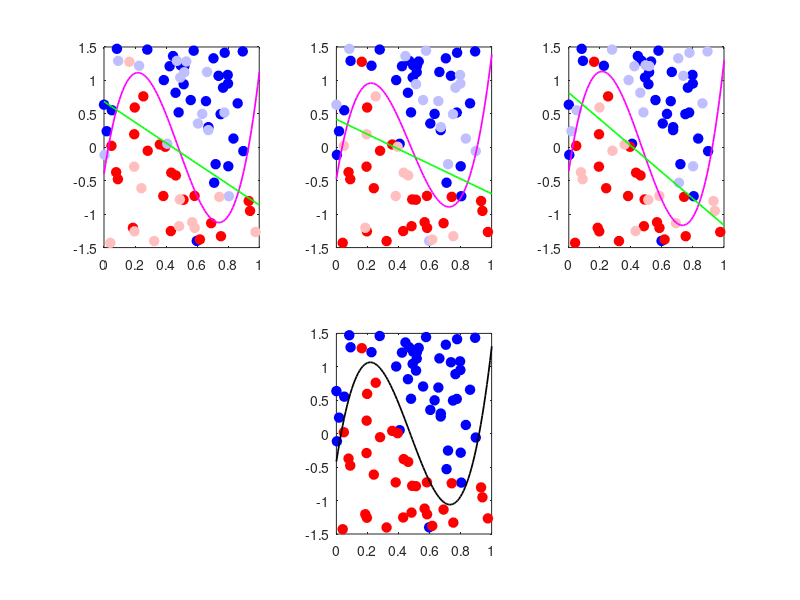
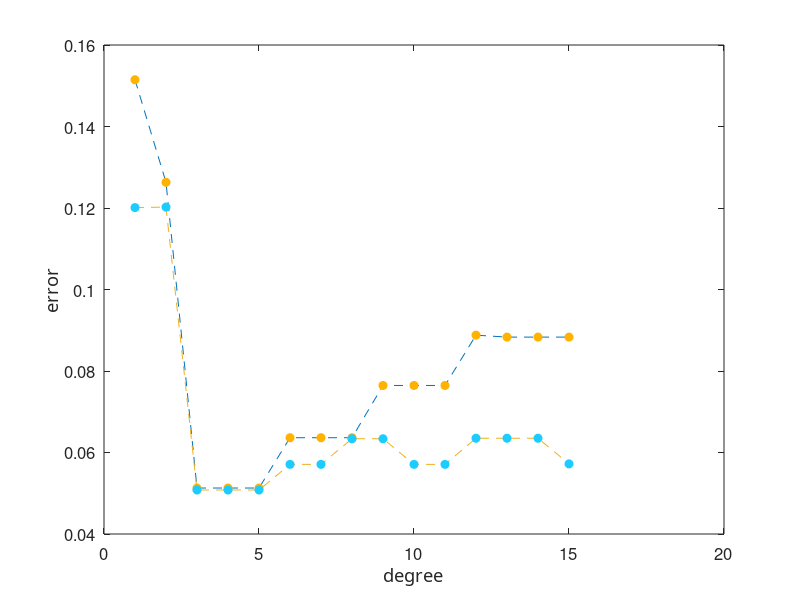
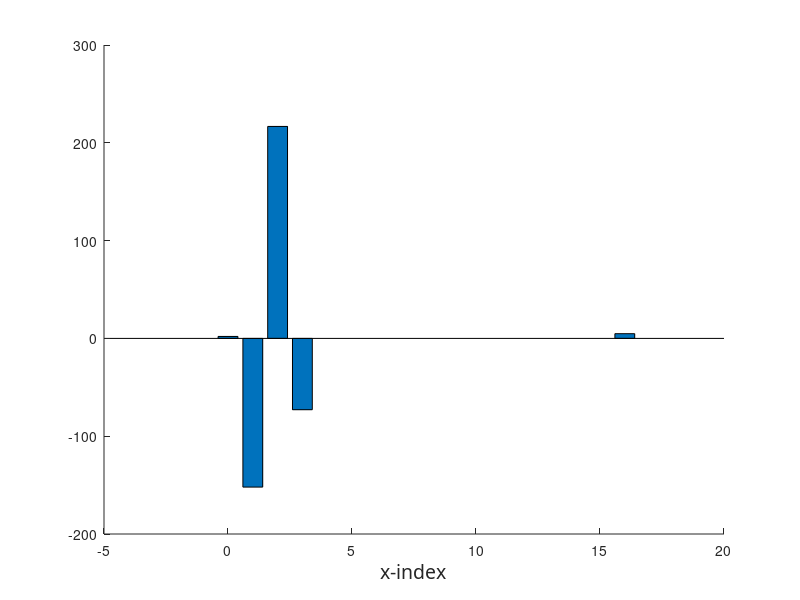

Here is the MATLAB script that generated these plots, in order:
function deg_cross_validation_classification()
% Here is illustrated feature selection with 3-fold cross validation
% using logistic regression and polyonimal features
clear all

% poly degs to look over
poly_degs = 1:15;

% load data etc.,
[A,b] = load_data();

% split points into 3 equal sized sets and plot
c = split_data(A,b);

% do 3-fold cross-validation
cross_validate(A,b,c,poly_degs);  

function c = split_data(a,b)
    % split data into 3 equal sized sets
    K = length(b);
    order = randperm(K);
    c = ones(K,1);
    K = round((1/3)*K);
    c(order(K+1:2*K)) =2;
    c(order(2*K+1:end)) = 3;

    % plot train/test sets for each cross-validation instance
    for j = 1:3
        subplot(2,3,j)
        box on
        plot_pts(a,b,c,j)
    end
end
        
function cross_validate(A_orig,b,c,poly_degs)  
    %%% performs 3-fold cross validation

    % solve for weights and collect test errors
    test_errors = [];
    train_errors = [];

    for i = 1:length(poly_degs)
        % generate features
        poly_deg = poly_degs(i);       
        A = [];
        for k = 1:poly_deg
            A = [A, A_orig(:,1).^(poly_deg + 1 - k)];
        end
        A = [ones(size(A,1),1), A, A_orig(:,2)];

        test_resids = [];
        train_resids = [];
        for j = 1:3
            A_1 = A(find(c ~= j),:);
            b_1 = b(find(c ~= j));
            A_2 = A(find(c==j),:);
            b_2 = b(find(c==j));
            
            % run logistic regression
            x = fast_grad_descent_logistic(A_1,b_1);

            resid = evaluate(A_2,b_2,x);
            test_resids = [test_resids resid];
            resid = evaluate(A_1,b_1,x);
            train_resids = [train_resids resid];
            
        end
        test_errors = [test_errors; test_resids];
        train_errors = [train_errors; train_resids];
    end

    % find best parameter per data-split
    for i = 1:3
        [val,j] = min(test_errors(:,i));
        
        % build features
        poly_deg = poly_degs(j);       
        A = [];
        for k = 1:poly_deg
            A = [A, A_orig(:,1).^(poly_deg + 1 - k)];
        end
        A = [ones(size(A,1),1), A, A_orig(:,2)];
        A_1 = A(find(c ~= i),:);
        b_1 = b(find(c ~= i));
        x = fast_grad_descent_logistic(A_1,b_1);
        
        hold on
        subplot(2,3,i)
        plot_poly(x,poly_deg,'m')
        
        [val,j] = max(test_errors(:,i));
        
        % build features
        poly_deg = poly_degs(j);       
        A = [];
        for k = 1:poly_deg
            A = [A, A_orig(:,1).^(poly_deg + 1 - k)];
        end
        A = [ones(size(A,1),1), A, A_orig(:,2)];
        
        A_1 = A(find(c ~= i),:);
        b_1 = b(find(c ~= i)); 
        x = fast_grad_descent_logistic(A_1,b_1);

        hold on
        subplot(2,3,i)
        plot_poly(x,poly_deg,'g')
    end
    test_ave = mean(test_errors');
    [val,j] = min(test_ave);
    
    % plot best separator for all data
    poly_deg = poly_degs(j);       
    A = [];
    for k = 1:poly_deg
        A = [A, A_orig(:,1).^(poly_deg + 1 - k)];
    end
    A = [ ones(size(A,1),1) ,A, A_orig(:,2)];
    xmin= fast_grad_descent_logistic(A,b);
    
    hold on
    subplot(2,3,5)
    plot_poly(xmin,poly_deg,'k')
    box on
    set(gcf,'color','w');

    % plot training and testing errors
    figure(2)
    s = mean(test_errors');
    plot(poly_degs,s,'--','MarkerEdgeColor',[1 0.7 0],'MarkerFaceColor',[1 0.7 0])
    hold on
    plot(poly_degs,s,'o','MarkerEdgeColor',[1 0.7 0],'MarkerFaceColor',[1 0.7 0])
    hold on
    
    s = mean(train_errors');
    plot(poly_degs,s,'--','MarkerEdgeColor',[0.1 0.8 1],'MarkerFaceColor',[0.1 0.8 1])
    hold on
    plot(poly_degs,s,'o','MarkerEdgeColor',[0.1 0.8 1],'MarkerFaceColor',[0.1 0.8 1])
    set(gcf,'color','w');
    box on
    xlabel('degree','Fontsize',14,'FontName','cmr10')
    ylabel('error','Fontsize',14,'FontName','cmr10')
    set(get(gca,'YLabel'),'Rotation',90)
%     set(gca,'YTickLabel',[])
%     set(gca,'YTick',[])
    set(gcf,'color','w');
    set(gca,'FontSize',12); 
    
    figure(3)
    z = zeros(length(poly_degs) + 2,1);
    z(1:length(xmin) - 1) = xmin(1:end - 1);
    z(end) = xmin(end);
    bar(0:length(z)-1,z);
    xlabel('x-index','Fontsize',14,'FontName','cmr10')
    set(gcf,'color','w');
    box off
end
    
function plot_poly(x,poly_deg,color)
    % Generate poly seperator
    range = [0:0.01:10];
    x_new = -x/x(end);
    t = 0;
    for i = 1:poly_deg
        t = t + x_new(i+1)*range.^(poly_deg + 1 - i);
    end
    t = t + x_new(1);

    % plot separator
    plot(range,t,color,'linewidth',1.25);
    axis([0 1 -1.5 1.5])

end

function plot_pts(A,b,c,j)
    
    % plot training set
    ind = find(c ~= j);
    ind2 = find(b(ind) == 1);
    ind3 = ind(ind2);
    plot(A(ind3,1),A(ind3,2),'o','MarkerEdgeColor','b','MarkerFaceColor','b','MarkerSize',7)
    hold on
    ind2 = find(b(ind) == -1);
    ind3 = ind(ind2);
    plot(A(ind3,1),A(ind3,2),'o','MarkerEdgeColor','r','MarkerFaceColor','r','MarkerSize',7)
    
    % plot test set?
    ind = find(c == j);
    ind2 = find(b(ind) == 1);
    ind3 = ind(ind2);
    plot(A(ind3,1),A(ind3,2),'o','MarkerEdgeColor',[0.75 0.75 1],'MarkerFaceColor',[0.75 0.75 1],'MarkerSize',7)

    hold on
    ind2 = find(b(ind) == -1);
    ind3 = ind(ind2);
    plot(A(ind3,1),A(ind3,2),'o','MarkerEdgeColor',[1 0.75 0.75],'MarkerFaceColor',[1 0.75 0.75],'MarkerSize',7)
end

function [A,b] = load_data()
           
    data = load('new_sin_class_approx_data.mat');
    data = data.data;
    A = data(:,1:end - 1);
    b = data(:,end);

    % Generate points and plot
    subplot(2,3,5)
    ind = find(b == 1);
    plot(A(ind,1),A(ind,2),'o','MarkerEdgeColor','b','MarkerFaceColor','b','MarkerSize',7)
    hold on
    ind = find(b == -1);
    plot(A(ind,1),A(ind,2),'o','MarkerEdgeColor','r','MarkerFaceColor','r','MarkerSize',7)
end

function x = fast_grad_descent_logistic(A,b)
    % Initializations 
    L = norm(A)^2;
    alpha = 4/L;
    x = randn(size(A,2),1);
    y = x;
    grad = 1;
    iter = 1;
    max_its = 2000;
    A = diag(b)*A;
    % main loop
    while norm(grad) > 10^-5 && iter <= max_its 
        % form gradient and take accelerated step
        x0 = x;
        grad = - (A'*(sigmoid(-A*y)));
        x = y - alpha*grad;
        y = x + iter/(iter+3)*(x - x0);
        iter = iter + 1;
    end

    % sigmoid function
    function y = sigmoid(z)
    y = 1./(1+exp(-z));
    end

end


function score = evaluate(A,b,x)
    % compute score of trained model on test data

    score = 0;  % initialize
    s = A*x;
    ind = find(s > 0);
    s(ind) = 1;
    ind = find(s <= 0);
    s(ind) = -1;
    t = s.*b;
    ind = find(t < 0);
    t(ind) = 0;
    score = 1 - sum(t)/numel(t);

end
end





